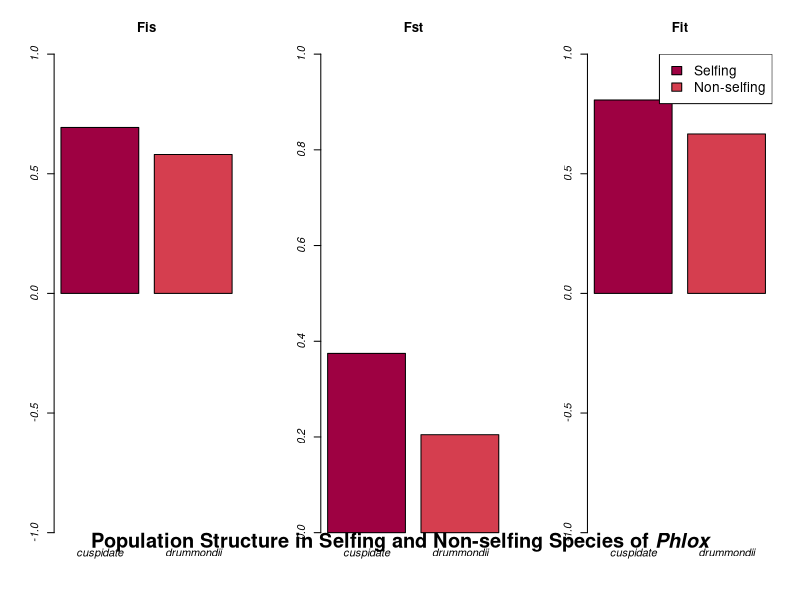

This chart was generated by the following R code:
# Gates Dupont  #
# 4100 Prelim 2 #
# F18           #
# # # # # # # # #

library(RColorBrewer)


#----Setting up populations----
cuspidate = data.frame(
  subpop = 1:43,
  p = c(rep(1,40), 0.49, 0.83, 0.91), # allele frequency
  H0 = c(rep(0,40), 0.17, 0.06, 0.06)
)

drummondii = data.frame(
  subpop = 1:73,
  p = c(rep(1, 66), 0.86, 0.8, 0.7, 0.96, 0.96, 0.73, 0.91),
  H0 = c(rep(0, 66), 0.06, 0.12, 0.2, 0.03, 0.09, 0.15, 0.06)
)

#------------------------------------QUESTION 2a------------------------------------

#----Calculating expected H----
cuspidate$He = 2 * cuspidate$p * (1-cuspidate$p)
drummondii$He = 2 * drummondii$p * (1-drummondii$p)
# Could also do equation 6 on review guide?

#----H stats for each pop----
H0.c = mean(cuspidate$H0) # Observed H
Hs.c = mean(cuspidate$He) # Metapopulation (total) expected H
p.bar.c = mean(cuspidate$p)
Ht.c = 2 * p.bar.c * (1-p.bar.c)
#Ht.c.old = mean(2*(cuspidate$p^2)) # Subpopulation expected H ------------Not sure this is right

H0.d = mean(drummondii$H0) 
Hs.d = mean(drummondii$He)
p.bar.d = mean(drummondii$p)
Ht.d = 2 * p.bar.d * (1-p.bar.d)
#Ht.d.old = mean(2*(drummondii$p^2))

#----cuspidate F stats----
Fis.c = 1 - (H0.c / Hs.c) # Within-subpop H
Fst.c = 1 - (Hs.c / Ht.c) # Metapop H
Fit.c = 1 - (H0.c / Ht.c) # Total / at both levels
Fit.c.check = Fis.c + Fst.c - Fis.c * Fst.c # Math check

#----drummondii F stats----
Fis.d = 1 - (H0.d / Hs.d)
Fst.d = 1 - (Hs.d / Ht.d)
Fit.d = 1 - (H0.d / Ht.d)
Fit.d.check = Fis.d + Fst.d - Fis.d * Fst.d 

#----plotting----
par(mfrow=c(1,3))
barplot(c(Fis.c, Fis.d), names.arg = c("cuspidate", "drummondii"), font=3, main="Fis", ylim=c(-1,1), col = brewer.pal(n = 10, name = 'Spectral'))
barplot(c(Fst.c, Fst.d), names.arg = c("cuspidate", "drummondii"), font=3, main="Fst", ylim=c(0,1), col =  brewer.pal(n = 10, name = 'Spectral'))
barplot(c(Fit.c, Fit.d), names.arg = c("cuspidate", "drummondii"), font=3, main="Fit", ylim=c(-1,1), col =  brewer.pal(n = 10, name = 'Spectral'))
legend("topright",  fill = brewer.pal(n = 10, name = 'Spectral')[1:2], legend = c("Selfing", "Non-selfing"), cex=1.25)
mtext(expression(paste(bold("Population Structure in Selfing and Non-selfing Species of"), bolditalic(" Phlox"))), 
      side = 3, line = -42, outer = TRUE, cex=1.2)
dev.off()

#------------------------------------QUESTION 2b------------------------------------

#----Calculating Nem----
Ne_m.d = 0.25*((1/Fst.d)-1)
Ne_m.d2 = (1-Fst.d)/(4*Fst.d)

#------------------------------------QUESTION 2c------------------------------------

#----Calculating Ne----
Ne.d = Ne_m.d/0.1

#------------------------------------QUESTION 2d------------------------------------

#----Calculating Ne----
Ne.d.2 = Ne_m.d/(0.1*10)
